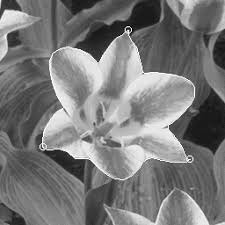
%> input picture flower.jpg, 225 x 225 px
$ octave exp4.4.m   (GNU Octave 9; MATLAB toolbox functions it lacks are replaced by stand-ins)
%> lines starting %> are read from the running program, lines starting %| are printed output that depends on the picture
%% lab bitwise logical operation
A = imread("flower.jpg");
%> A is the input picture: size 225x225x3 uint8; min 0, max 255, mean 120.3
B = imread("cats.jpg");
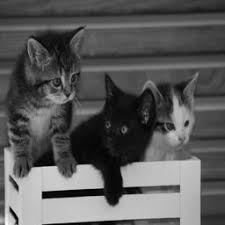
%> input picture cats.jpg, 225 x 225 px
%> B is the input picture: size 225x225x3 uint8; min 0, max 252, mean 88.7

c=zeros(size(A));
for (x=100:200)
  for (y=100:200)
    c(x,y)=255;
  endfor
endfor
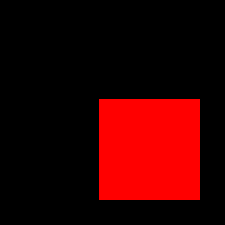
%> c: size 225x225x3 double; mean R, G, B 51.4, 0, 0

subplot(3,3,1);
imshow(c);
%> (the run ends here)
